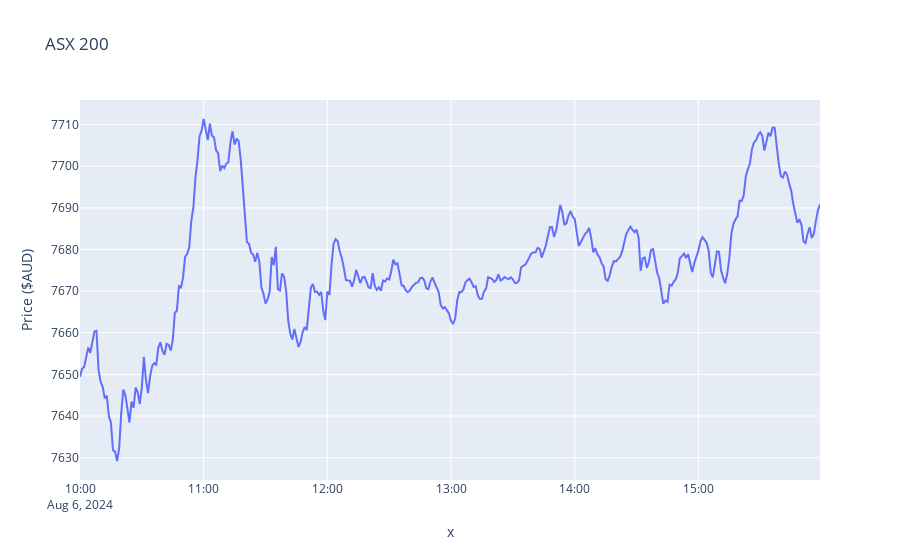

This figure's notebook cell:
### Code cell
plot_price(asx_200_yest, "ASX 200", "$AUD")

### Figure 1 — Plotly figure (JSON) as saved in the notebook; plotly's stock layout.template omitted (floating-point values rounded to 4 significant figures; data arrays with more than 128 entries replaced by an {"elided": "..."} marker saying what was removed)
{"data": [{"hovertemplate": "x=%{x}<br>Price ($AUD)=%{y}<extra></extra>", "legendgroup": "", "line": {"color": "#636efa", "dash": "solid"}, "marker": {"symbol": "circle"}, "mode": "lines", "name": "", "orientation": "v", "showlegend": false, "type": "scatter", "x": {"elided": "356 str values"}, "xaxis": "x", "y": {"elided": "356 float values"}, "yaxis": "y"}], "layout": {"legend": {"tracegroupgap": 0}, "title": {"text": "ASX 200"}, "xaxis": {"anchor": "y", "domain": [0, 1], "title": {"text": "x"}}, "yaxis": {"anchor": "x", "domain": [0, 1], "title": {"text": "Price ($AUD)"}}}}
